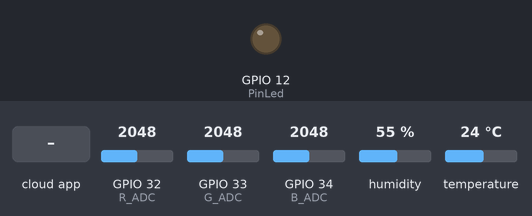
The sketch below on a simulated ESP32. On the bench: output pins drawn as LEDs (lit = HIGH). The inputs (shaded band) are chosen by the test bench; at power-on: GPIO 32 (R_ADC) = 2048, GPIO 33 (G_ADC) = 2048, GPIO 34 (B_ADC) = 2048, humidity 55 %, temperature 24 °C (analog values on the 0–4095 scale). WiFi joins after 1.5 s; servers stay silent unless stated; what the sketch prints to the serial monitor is not drawn.

Above: at 2.8 s.
2.9 s: the phone or cloud app sets Led to 1
At 4.1 s:
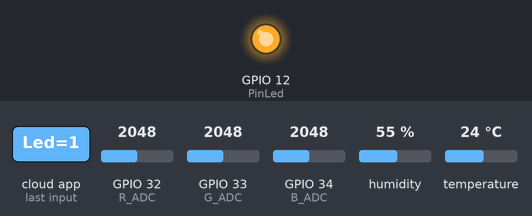
4.4 s: the phone or cloud app sets Led to 0
At 5.3 s:
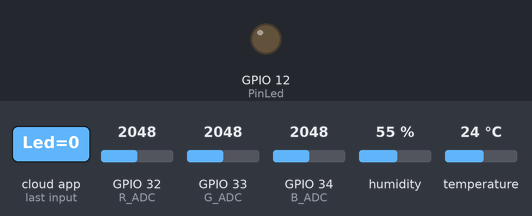
Timing chart, 0 to 7.4 s (numbered marks = the images above; inputs shaded):
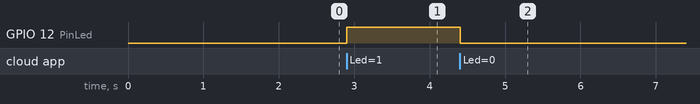

Measured:
- after the input at 2.9 s, GPIO 12 (PinLed): LOW → HIGH at once
- after the input at 4.4 s, GPIO 12 (PinLed): HIGH → LOW at once

The sketch:

ESP32Practica.ino
```cpp
/*Incluimos primero la librería*/
#include <IOXhop_FirebaseESP32.h>
#include <WiFi.h>
#include <DHT.h>

#define DHTPIN 13
#define DHTTYPE DHT11
DHT dht(DHTPIN, DHTTYPE);


/*Definimos nuestras credenciales de la red WiFi*/
const char* ssid = "";
const char* pass = "";

#define AUTH ""                  // URL de la base de datos.
#define HOST ""


/* Configuracion de terminales para led RGB*/
#define R_ADC 32
#define G_ADC 33
#define B_ADC 34

/** Pin del LED **/
#define PinLed 12

bool isOn = true;

void firebaseStreamCallback(FirebaseStream stream);


String path = "/";

void setup() {
  Serial.begin(115200);
  Serial.print("DHT TEST");
  dht.begin();

    /*Iniciamos la conexión a la red WiFi definida*/
  WiFi.begin(ssid, pass);
  Serial.println("Connecting");
  while (WiFi.status() != WL_CONNECTED) {
        Serial.print(".");
        delay(500);
    }
  /*Con la conexión ya realizada, se pasa a imprimir algunos datos importantes, como la dirección IP asignada a nuestro dispositivo*/
  Serial.println("");
  Serial.println("WiFi connected");
  Serial.println("IP address: ");
  Serial.println(WiFi.localIP());

  pinMode(PinLed, OUTPUT);
  digitalWrite(PinLed, LOW);
  analogReadResolution(9);

  Firebase.begin(AUTH, HOST);

  Firebase.stream(path, firebaseStreamCallback);

  //set value
  Firebase.setBool("Led", isOn);

}

void loop() {
  /*No se contempla el uso de un loop en el ejemplo de esta semana*/
  float h = dht.readHumidity();
  float t = dht.readTemperature();
  if(isnan(h) || isnan(t)){
    Serial.println("Failed to read from DTH sensor:");
    return;
  }

  Serial.println("Humidity:");
  Serial.print(h);
  Serial.print(" %\t");

  Serial.println("Temperature:");
  Serial.print(t);
  Serial.print(" °C");

  //set value
  Firebase.setFloat("Humidity", h);
  Firebase.setFloat("Temperature", t);

  /* Lectura analogica RGB */
  Firebase.setInt("RGB/R", analogRead(R_ADC)/2);

  Firebase.setInt("RGB/G", analogRead(G_ADC)/2);

  Firebase.setInt("RGB/B", analogRead(B_ADC)/2);


  //Handle error
  if(Firebase.failed()){
    Serial.print("Setting/number failed:");
    Serial.println(Firebase.error());
    return;
  }

  Serial.println("Temperature and Humidity Data Sent Successfully");
  delay(1000);
}


  void firebaseStreamCallback(FirebaseStream stream) {
    if (stream.getEvent() == "put") {
      String namePath = stream.getPath();
      Serial.println("Changes in the database: " + namePath);

      if (namePath.equals("/Led")) {  // Ensure the path matches your Firebase structure
        bool ledState = stream.getDataBool();
        Serial.print("State of the LED: ");
        Serial.println(ledState ? "On" : "Off");

        digitalWrite(PinLed, ledState ? HIGH : LOW);
      }
    }
  }
```
